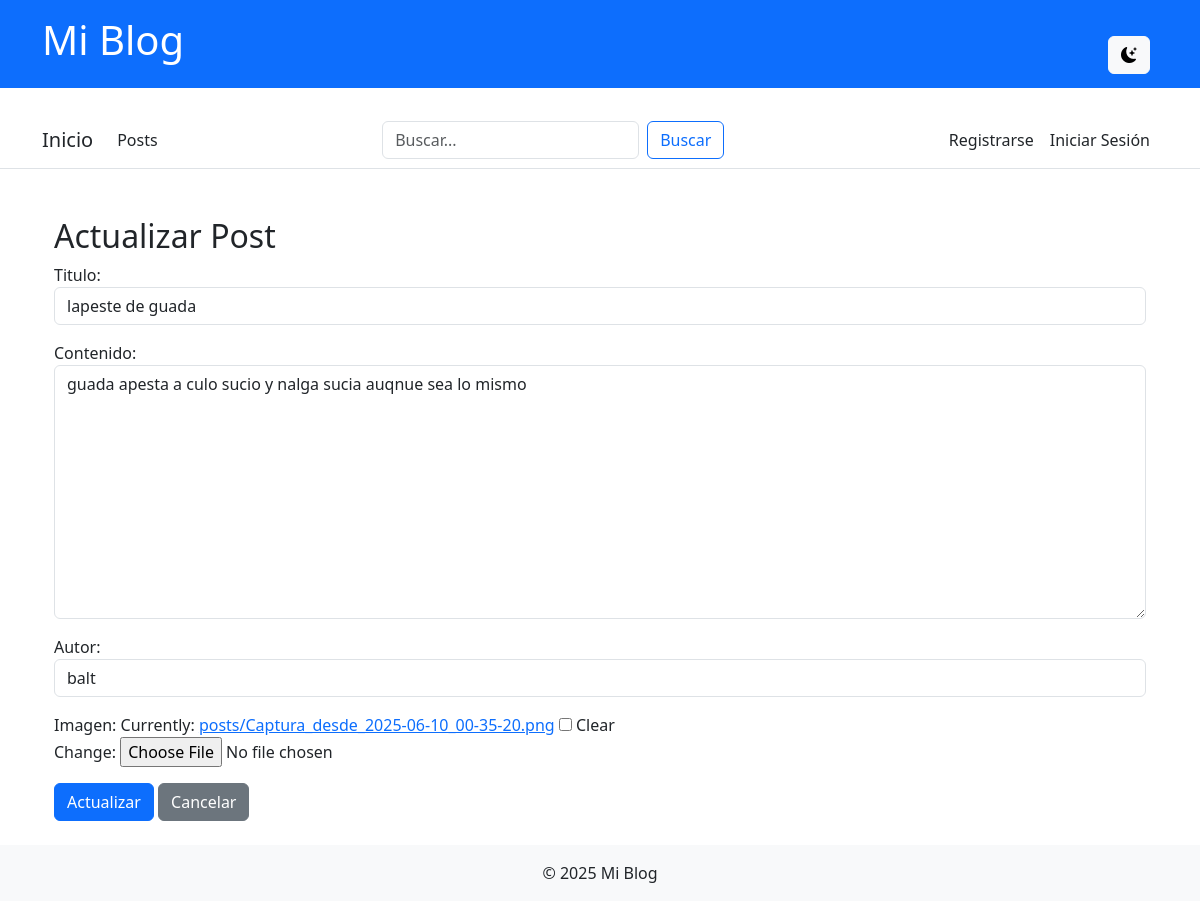
/post/3/edit/, run on the app's committed database.
### post/models.py (models this page shows)
class Post(models.Model):
    titulo = models.CharField(max_length=200)
    contenido = models.TextField()
    fecha_publicacion = models.DateTimeField(auto_now_add=True)
    autor = models.CharField(max_length=100)
    imagen = models.ImageField(upload_to='posts/', blank=True, null=True)

### post/views.py (the view)
# urls.py: path('post/<int:pk>/edit/', PostUpdateView.as_view(), name='post_update'),
class PostUpdateView(UpdateView):
    model = Post
    form_class = Postform
    template_name = 'post/post_update.html'
    success_url = '/'

### post/forms.py
class Postform(forms.ModelForm):
    class Meta:
        model = Post
        fields = ['titulo', 'contenido', 'autor', 'imagen']
        widgets = {
            'titulo': forms.TextInput(attrs={'class': 'form-control'}),
            'contenido': forms.Textarea(attrs={'class': 'form-control'}),
            'autor': forms.TextInput(attrs={'class': 'form-control'}),
            'imagen': forms.ClearableFileInput(attrs={'class': 'form-control-file'}),
        }

### post/templates/post/post_update.html (shortened to what this page needs)
{% extends "post/base.html" %}
{% load static %}
{% block content %}
<div class="container mt-5">
    <h2>Actualizar Post</h2>
    <form method="post" enctype="multipart/form-data">
        {{ form.as_p }}
        <button type="submit" class="btn btn-primary">Actualizar</button>
        <a href="{% url 'post_list' %}" class="btn btn-secondary">Cancelar</a>
    </form>
</div>
{% endblock %}

### post/templates/post/base.html (style rules this page uses)
:root { --bg-color: #ffffff; --text-color: #212529; --secondary-text-color: #6c757d; --card-bg-color: #fff; --border-color: #dee2e6; --link-color: #0d6efd; --header-bg: #0d6efd; --footer-bg: #f8f9fa; --navbar-bg: #ffffff; }
body { background-color: var(--bg-color); color: var(--text-color); transition: background-color 0.3s, color 0.3s; }
a { color: var(--link-color); }

### data on the page
Post: titulo "lapeste de guada", contenido "guada apesta a culo sucio y nalga sucia auqnue sea lo mismo", autor "balt"
